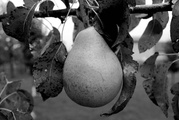
#> input picture labs/lab5/pear.jpg, 179 x 120 px, shrunk from 800 x 536 before the run
$ jupyter execute Lab5.ipynb   (shell and % lines are left out)
#> lines starting #> are read from the running program, lines starting #| are printed output that depends on the picture
[cell 1]
import cv2
import matplotlib.pyplot as plt
import numpy as np

[cell 2]
# Let's open the two images and take a look
fig, ax = plt.subplots(1, 2)
impear = cv2.imread('pear.jpg', 0)
#> impear is the input picture: shape (120, 179); min 0, max 255, mean 84.2
imbridge = cv2.imread('bridge.jpg', 0)
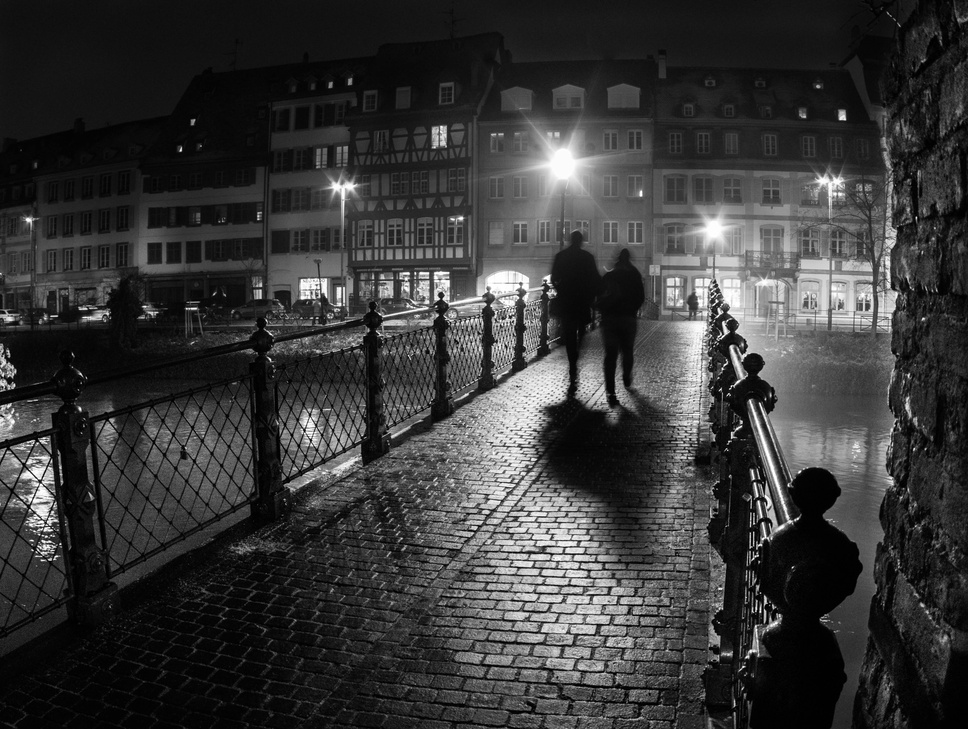
#> input picture labs/lab5/bridge.jpg, 968 x 729 px, shrunk from 4336 x 3264 before the run
#> imbridge is the input picture: shape (729, 968); min 0, max 255, mean 56
ax[0].imshow(impear, cmap='gray')
ax[1].imshow(imbridge, cmap='gray')
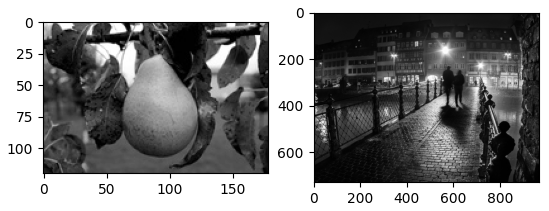
#> figure drawn by matplotlib, 2 panels

[cell 3]
# histogram of the pear
h, _, _ = plt.hist(impear.ravel(), 256, [0, 255])
#> h = 256 values, max 402 at index 1, min 2 at index 212, mean 83.91
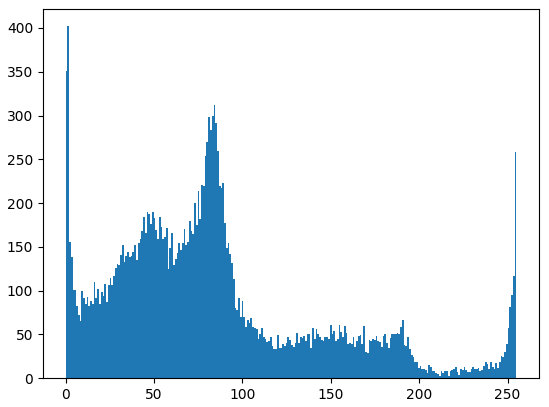
#> figure drawn by matplotlib, 1 panel; tallest bar 402 high, from x = 0.996 to 1.99

[cell 4]
# cumulative histogram of the pear
H, _, _ = plt.hist(impear.ravel(), 256, [0, 255], cumulative=1)
#> H = 256 values from 351 to 21480
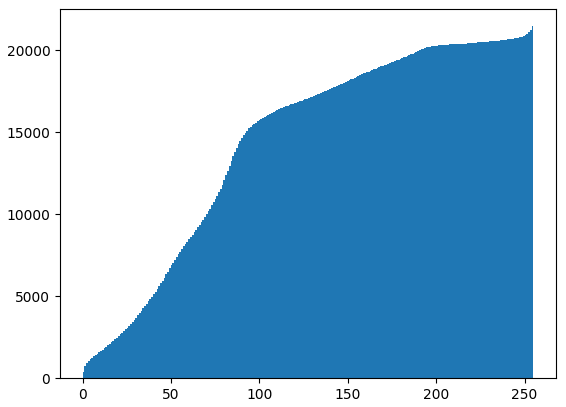
#> figure drawn by matplotlib, 1 panel; tallest bar 21480 high, from x = 254 to 255

[cell 5]
def match_histograms(pixels, Href, nref):
    height, width = pixels.shape
    n = height * width
    r = n / nref
    h, _ = np.histogram(pixels, bins=256, range=(0, 255))
    F = [0] * 256
    i, j, c = 0, 0, 0

    # TODO write your code here

    return F

[cell 6]
# use the match_histograms algorithm to match the histogram of the bridge
# to the histogram of the pear
impear_height, impear_width = impear.shape
#> impear_height = 120; impear_width = 179
F = match_histograms(imbridge, H, impear_height * impear_width)
#> in match_histograms, `h, _ = np.histogram(pixels, bins=256, range=(0, 255))`: h = 256 values, max 16748 at index 17, min 171 at index 249, mean 2756.5
#> F = 256 values from 0 to 0
mapping = np.vectorize(lambda i: F[i])
im = mapping(imbridge)
#> im: shape (729, 968) int64; every value is 0

[cell 7]
plt.imshow(im, cmap='gray')

[cell 8]
# as you can see, this histogram of the bridge is roughly the same
# as the pear now
H, _, _ = plt.hist(im.ravel(), 256, [0, 255], cumulative=1)
#> H = 256 values from 705672 to 705672
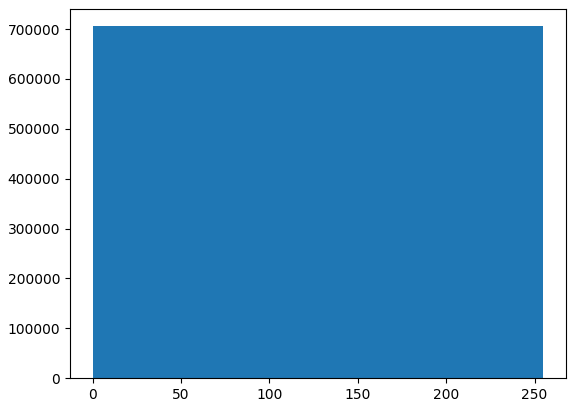
#> figure drawn by matplotlib, 1 panel
